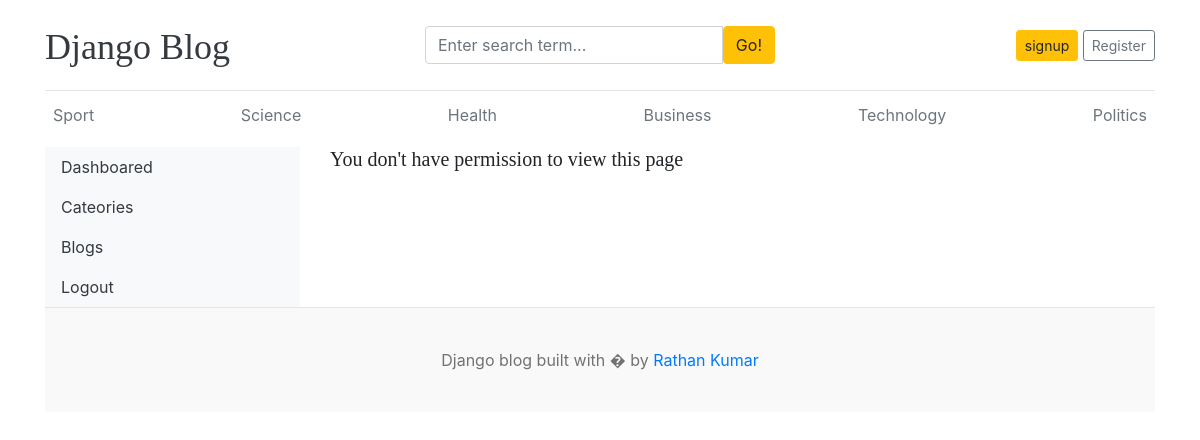
The page /dashboard/users/ on the database its author committed.
### blogs/models.py (models this page shows, shortened)
class Category(models.Model):
    category_name = models.CharField(unique=True)
    created_by = models.DateTimeField(auto_now_add=True)
    update_by = models.DateTimeField(auto_now=True)

### Dashboard/views.py (the view)
# urls.py: path('users/', views.users, name='users'),
def users(request):
    user = User.objects.all()
    context = {
        "users":user
    }
    return render(request, 'dashboard/user.html', context)

### blogs/context_processors.py (called while the page is built)
def get_categories(request):
    categories = Category.objects.all()
    return dict(categories=categories)

def get_social_links(request):
    social_links = SocialLink.objects.all()
    return dict(social_links=social_links)

### templates/dashboard/user.html (shortened to what this page needs)
{% extends 'base.html' %}
{% block content %}
 <div class="nav-scroller py-1 mb-2">
        <nav class="nav d-flex justify-content-between">
          {% for i in categories %}
          <a class="p-2 text-muted" href="/category/{{ i.id }}/">{{i.category_name}}</a>
          {% endfor %}
        </nav>
      </div>
<div class="row">
    {% include "dashboard/slider.html" %}
    <div class="col-md-9">
      {% if perms.auth.view_user  %}
        <h2>All Users</h2>
        <a href="{% url 'users_add' %}" class="btn btn-dark text-light float-right mb-2">Add New</a>
        <table class="table table-hover">
            <thead>
              <tr>
                <th>#</th>
                <th>Full Name</th>
                <th>Username</th>
                <th>Email</th>
                <th>Activate</th>
                <th>Staff</th>
                <th>SuperUser</th>
                <th>Staff</th>
              </tr>
            </thead>
            <tbody>
            {% for user in users %}
              <tr>
                <td>{{ forloop.counter }}</td>
                <td>{{ user.first_name }} {{ user.last_name }}</td>
                <td>{{ user.username }}</td>
                <td>{{ user.email }}</td>
                <td>{% if user.is_active %}<i class="fa fa-check text-success"></i>{% else %}<i class="fa fa-times text-danger"></i>{% endif %}</td>
                <td>{% if user.is_staff %}<i class="fa fa-check text-success"></i>{% else %}<i class="fa fa-times text-danger"></i>{% endif %}</td>
                <td>{% if user.is_superuser %}<i class="fa fa-check text-success"></i>{% else %}<i class="fa fa-times text-danger"></i>{% endif %}</td>
                <td>
                    <a href="{% url "users_edit" user.id %}"><i class="fa-solid fa-pen-to-square"></i></a>
                    &nbsp;
                    <a href="{% url "users_delete" user.id %}"><i class="fa-solid fa-delete-left"></i></a>
                </td>
              </tr>
            {% endfor %}
            {% else %}
                <h5> You don't have permission to view this page</h5>
            {% endif %}
    </div>
</div>
{% endblock %}

### blog_main/static/css/blog.css (style rules this page uses)
h1, h2, h3, h4, h5, h6 { font-family: "Playfair Display", Georgia, "Times New Roman", serif; }

### rows shown on the page
Category: category_name "Sport"
Category: category_name "Science"
Category: category_name "Health"
Category: category_name "Business"
Category: category_name "Technology"
Category: category_name "Politics"
